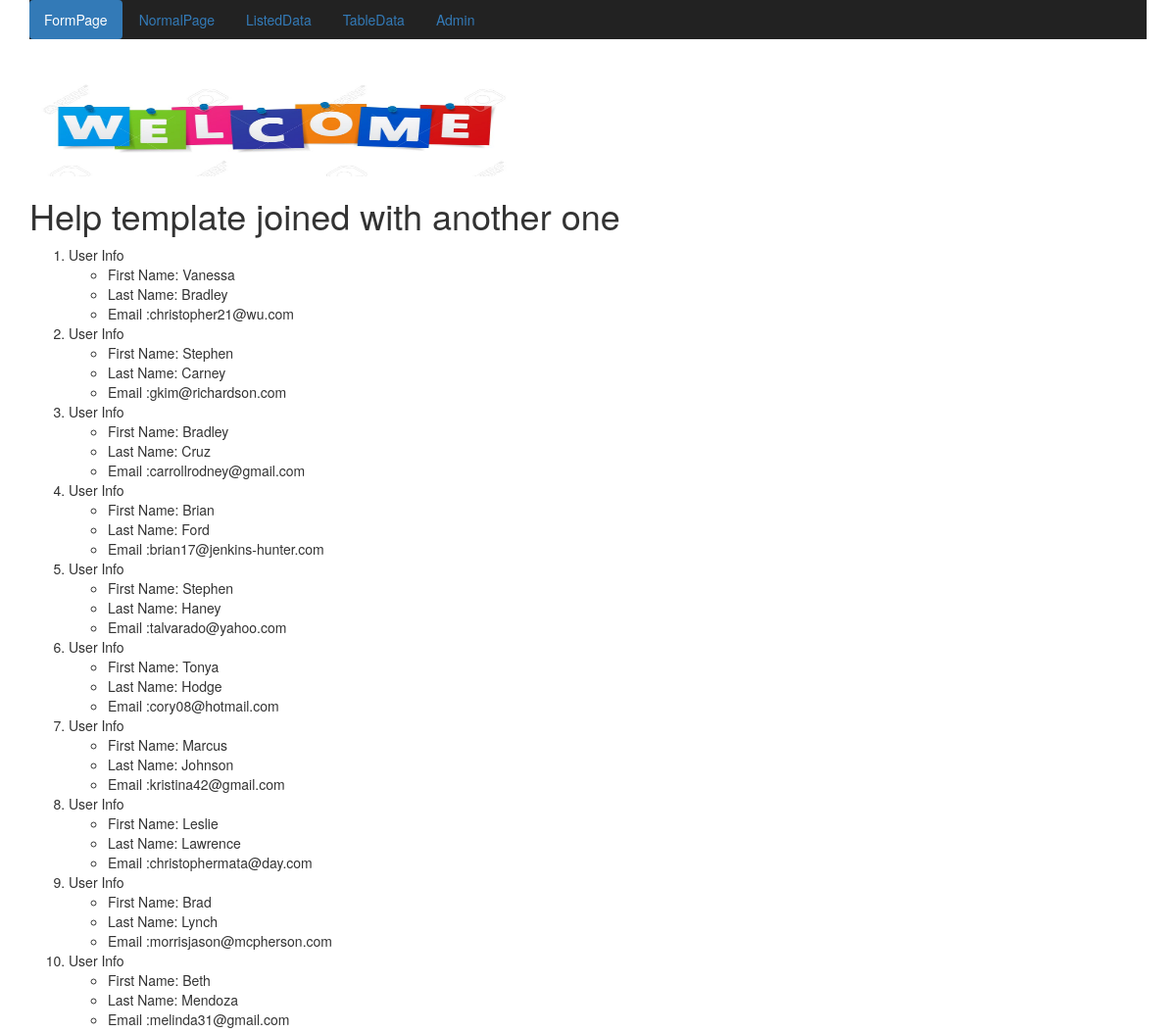
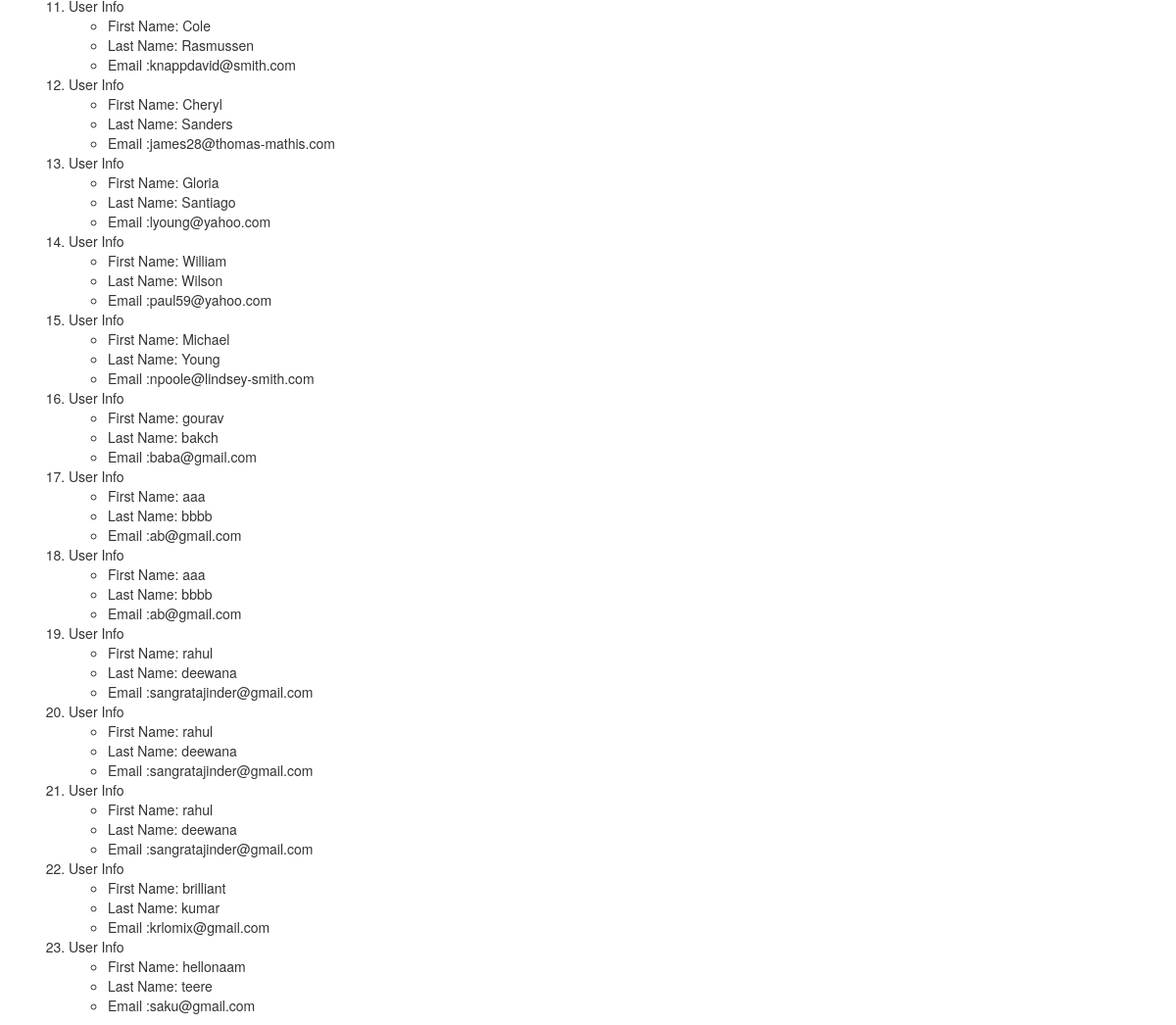
/apptwo/check/, run on the app's committed database (2 pictures, top to bottom).
### apptwo/models.py (models this page shows)
class User(models.Model):
    firstname =models.CharField(max_length=90)
    lastname = models.CharField(max_length=90)
    email=models.EmailField()

### apptwo/views.py (the view)
# urls.py: path('check/' ,views.index, name='index'),
def index(request):
    iteratelista = User.objects.order_by('lastname')
    mydict = {'template_tag':iteratelista }
    return render(request,'apptwo/index.html',context=mydict)

### templates/apptwo/index.html
{% extends "apptwo/help.html" %}
  {% block body_block %}
  <h1>Help template joined with another one</h1>
    {% if template_tag %}
    <ol>
      {% for k in template_tag %}
      <li>User Info</li>
    <ul>
      <li>First Name: {{ k.firstname }}</li>
      <li>Last Name: {{ k.lastname }}</li>
      <li>Email :{{k.email}} </li>
    </ul>
    {% endfor %}    </ol>
    {% endif %}
    {% endblock %}

### data on the page
User: firstname "Vanessa", lastname "Bradley", email "christopher21@wu.com"
User: firstname "Stephen", lastname "Carney", email "gkim@richardson.com"
User: firstname "Bradley", lastname "Cruz", email "carrollrodney@gmail.com"
User: firstname "Brian", lastname "Ford", email "brian17@jenkins-hunter.com"
User: firstname "Stephen", lastname "Haney", email "talvarado@yahoo.com"
User: firstname "Tonya", lastname "Hodge", email "cory08@hotmail.com"
User: firstname "Marcus", lastname "Johnson", email "kristina42@gmail.com"
User: firstname "Leslie", lastname "Lawrence", email "christophermata@day.com"
User: firstname "Brad", lastname "Lynch", email "morrisjason@mcpherson.com"
User: firstname "Beth", lastname "Mendoza", email "melinda31@gmail.com"
User: firstname "Cole", lastname "Rasmussen", email "knappdavid@smith.com"
User: firstname "Cheryl", lastname "Sanders", email "james28@thomas-mathis.com"
User: firstname "Gloria", lastname "Santiago", email "lyoung@yahoo.com"
User: firstname "William", lastname "Wilson", email "paul59@yahoo.com"
User: firstname "Michael", lastname "Young", email "npoole@lindsey-smith.com"
User: firstname "gourav", lastname "bakch", email "baba@gmail.com"
User: firstname "aaa", lastname "bbbb", email "ab@gmail.com"
User: firstname "aaa", lastname "bbbb", email "ab@gmail.com"
User: firstname "rahul", lastname "deewana", email "sangratajinder@gmail.com"
User: firstname "rahul", lastname "deewana", email "sangratajinder@gmail.com"
User: firstname "rahul", lastname "deewana", email "sangratajinder@gmail.com"
User: firstname "brilliant", lastname "kumar", email "krlomix@gmail.com"
User: firstname "hellonaam", lastname "teere", email "saku@gmail.com"
